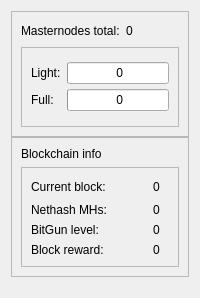
               <widget class="QWidget" name="TabInformation">
                <attribute name="title">
                 <string>Information</string>
                </attribute>
                <layout class="QVBoxLayout" name="verticalLayout_13">
                 <item>
                  <layout class="QVBoxLayout" name="verticalLayout_11">
                   <property name="spacing">
                    <number>0</number>
                   </property>
                   <item>
                    <layout class="QVBoxLayout" name="verticalLayout_16"/>
                   </item>
                   <item>
                    <widget class="QFrame" name="frameMnInfo">
                     <property name="minimumSize">
                      <size>
                       <width>0</width>
                       <height>100</height>
                      </size>
                     </property>
                     <property name="frameShape">
                      <enum>QFrame::StyledPanel</enum>
                     </property>
                     <property name="frameShadow">
                      <enum>QFrame::Raised</enum>
                     </property>
                     <layout class="QVBoxLayout" name="verticalLayout_17">
                      <item>
                       <layout class="QHBoxLayout" name="horizontalLayout_9">
                        <item>
                         <widget class="QLabel" name="labelMnTotal">
                          <property name="minimumSize">
                           <size>
                            <width>0</width>
                            <height>0</height>
                           </size>
                          </property>
                          <property name="maximumSize">
                           <size>
                            <width>16777215</width>
                            <height>16777215</height>
                           </size>
                          </property>
                          <property name="text">
                           <string>Masternodes total:</string>
                          </property>
                         </widget>
                        </item>
                        <item>
                         <widget class="QLabel" name="labelMnTotal_Value">
                          <property name="text">
                           <string>0</string>
                          </property>
                         </widget>
                        </item>
                        <item>
                         <spacer name="horizontalSpacer_7">
                          <property name="orientation">
                           <enum>Qt::Horizontal</enum>
                          </property>
                          <property name="sizeHint" stdset="0">
                           <size>
                            <width>40</width>
                            <height>20</height>
                           </size>
                          </property>
                         </spacer>
                        </item>
                       </layout>
                      </item>
                      <item>
                       <widget class="QFrame" name="frameMnInfoLevels">
                        <property name="minimumSize">
                         <size>
                          <width>0</width>
                          <height>80</height>
                         </size>
                        </property>
                        <property name="frameShape">
                         <enum>QFrame::StyledPanel</enum>
                        </property>
                        <property name="frameShadow">
                         <enum>QFrame::Raised</enum>
                        </property>
                        <layout class="QGridLayout" name="gridLayout_2">
                         <property name="horizontalSpacing">
                          <number>6</number>
                         </property>
                         <property name="verticalSpacing">
                          <number>0</number>
                         </property>
                         <item row="0" column="1">
                          <widget class="QProgressBar" name="graphMN1">
                           <property name="minimumSize">
                            <size>
                             <width>0</width>
                             <height>20</height>
                            </size>
                           </property>
                           <property name="maximumSize">
                            <size>
                             <width>16777215</width>
                             <height>16777215</height>
                            </size>
                           </property>
                           <property name="value">
                            <number>0</number>
                           </property>
                           <property name="format">
                            <string> %v</string>
                           </property>
                          </widget>
                         </item>
                         <item row="1" column="1">
                          <widget class="QProgressBar" name="graphMN2">
                           <property name="minimumSize">
                            <size>
                             <width>0</width>
                             <height>20</height>
                            </size>
                           </property>
                           <property name="maximumSize">
                            <size>
                             <width>16777215</width>
                             <height>16777215</height>
                            </size>
                           </property>
                           <property name="value">
                            <number>0</number>
                           </property>
                           <property name="format">
                            <string> %v</string>
                           </property>
                          </widget>
                         </item>
                         <item row="1" column="0">
                          <widget class="QLabel" name="label_3">
                           <property name="minimumSize">
                            <size>
                             <width>0</width>
                             <height>0</height>
                            </size>
                           </property>
                           <property name="maximumSize">
                            <size>
                             <width>16777215</width>
                             <height>16777215</height>
                            </size>
                           </property>
                           <property name="text">
                            <string>Full:</string>
                           </property>
                          </widget>
                         </item>
                         <item row="0" column="0">
                          <widget class="QLabel" name="label">
                           <property name="minimumSize">
                            <size>
                             <width>0</width>
                             <height>0</height>
                            </size>
                           </property>
                           <property name="maximumSize">
                            <size>
                             <width>16777215</width>
                             <height>16777215</height>
                            </size>
                           </property>
                           <property name="text">
                            <string>Light:</string>
                           </property>
                          </widget>
                         </item>
                        </layout>
                       </widget>
                      </item>
                     </layout>
                    </widget>
                   </item>
                   <item>
                    <widget class="QFrame" name="frameBlockchainInfo">
                     <property name="minimumSize">
                      <size>
                       <width>0</width>
                       <height>100</height>
                      </size>
                     </property>
                     <property name="frameShape">
                      <enum>QFrame::StyledPanel</enum>
                     </property>
                     <property name="frameShadow">
                      <enum>QFrame::Raised</enum>
                     </property>
                     <layout class="QVBoxLayout" name="verticalLayout_18">
                      <item>
                       <widget class="QLabel" name="label_blockchaininfo">
                        <property name="text">
                         <string>Blockchain info</string>
                        </property>
                       </widget>
                      </item>
                      <item>
                       <widget class="QFrame" name="frameBlockchainInfoData">
                        <property name="minimumSize">
                         <size>
                          <width>0</width>
                          <height>0</height>
                         </size>
                        </property>
                        <property name="frameShape">
                         <enum>QFrame::StyledPanel</enum>
                        </property>
                        <property name="frameShadow">
                         <enum>QFrame::Raised</enum>
                        </property>
                        <layout class="QGridLayout" name="gridLayout_3">
                         <property name="verticalSpacing">
                          <number>6</number>
                         </property>
                         <item row="0" column="2">
                          <widget class="QLabel" name="label_CurrentBlock_value">
                           <property name="text">
                            <string>0</string>
                           </property>
                          </widget>
                         </item>
                         <item row="2" column="2">
                          <widget class="QLabel" name="label_CurrentBitGun_value">
                           <property name="text">
                            <string>0</string>
                           </property>
                          </widget>
                         </item>
                         <item row="0" column="0">
                          <widget class="QLabel" name="label_CurrentBlock">
                           <property name="minimumSize">
                            <size>
                             <width>0</width>
                             <height>0</height>
                            </size>
                           </property>
                           <property name="maximumSize">
                            <size>
                             <width>16777215</width>
                             <height>16777215</height>
                            </size>
                           </property>
                           <property name="text">
                            <string>Current block:</string>
                           </property>
                          </widget>
                         </item>
                         <item row="2" column="0">
                          <widget class="QLabel" name="label_CurrentBitGun">
                           <property name="minimumSize">
                            <size>
                             <width>0</width>
                             <height>0</height>
                            </size>
                           </property>
                           <property name="maximumSize">
                            <size>
                             <width>16777215</width>
                             <height>16777215</height>
                            </size>
                           </property>
                           <property name="text">
                            <string>BitGun level:</string>
                           </property>
                          </widget>
                         </item>
                         <item row="1" column="2">
                          <widget class="QLabel" name="label_Nethash_value">
                           <property name="text">
                            <string>0</string>
                           </property>
                          </widget>
                         </item>
                         <item row="3" column="0">
                          <widget class="QLabel" name="label_CurrentBlockReward">
                           <property name="text">
                            <string>Block reward:</string>
                           </property>
                          </widget>
                         </item>
                         <item row="1" column="0">
                          <widget class="QLabel" name="label_Nethash">
                           <property name="text">
                            <string>Nethash MHs:</string>
                           </property>
                          </widget>
                         </item>
                         <item row="3" column="2">
                          <widget class="QLabel" name="label_CurrentBlockReward_value">
                           <property name="text">
                            <string>0</string>
                           </property>
                          </widget>
                         </item>
                         <item row="0" column="1">
                          <spacer name="horizontalSpacer_6">
                           <property name="orientation">
                            <enum>Qt::Horizontal</enum>
                           </property>
                           <property name="sizeType">
                            <enum>QSizePolicy::Fixed</enum>
                           </property>
                           <property name="sizeHint" stdset="0">
                            <size>
                             <width>40</width>
                             <height>20</height>
                            </size>
                           </property>
                          </spacer>
                         </item>
                        </layout>
                       </widget>
                      </item>
                     </layout>
                    </widget>
                   </item>
                   <item>
                    <spacer name="verticalSpacer_2">
                     <property name="orientation">
                      <enum>Qt::Vertical</enum>
                     </property>
                     <property name="sizeHint" stdset="0">
                      <size>
                       <width>20</width>
                       <height>10</height>
                      </size>
                     </property>
                    </spacer>
                   </item>
                  </layout>
                 </item>
                </layout>
               </widget>
